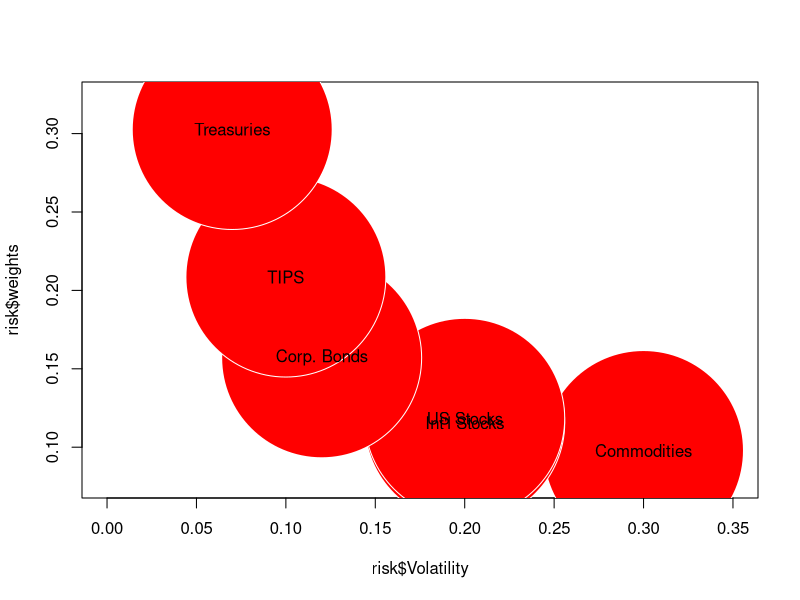
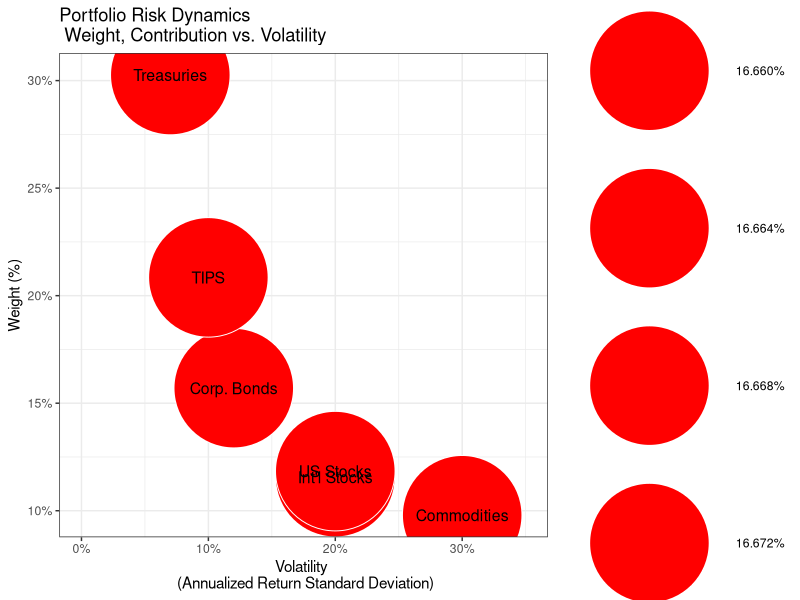

The R script that drew these images, in order:
input <- data.frame("treas" = 30.26, "tips" = 20.85, "corp" = 15.70, "us" = 
                      11.84, "intl" = 11.56, "commod" = 9.79)

Asset <- c("Commodities","Int'l Stocks","US Stocks","Corp. Bonds","TIPS","Treasuries"
)

Volatility <- c(0.3, .2, .2, .12, .1, .07)
volDF <- data.frame(Volatility)
rownames(volDF) <- Asset

correlations <- matrix(cbind(c(1, 0.15, 0.1, 0.2, 0.1, 0.1),
                             c(0.15, 1, 0.7, 0.35, 0.1, 0.1),
                             c(0.1, 0.7, 1, 0.35, 0.1, 0.1),
                             c(0.2, 0.35, 0.35, 1, 0.65, 0.6),
                             c(0.1, 0.1, 0.1, 0.65, 1, 0.95),
                             c(0.1, 0.1, 0.1, 0.6, 0.95, 1)), nrow = 6)

colnames(correlations) <- Asset
rownames(correlations) <- Asset

covariances <- correlations * (Volatility %*% t(Volatility))

axisLabels <- seq(0, 1.0, .05)

portfolioValue <- sum(input$commod, input$intl, input$us, input$corp, 
                      input$tips, input$treas)
  
weights <- c(input$commod, input$intl, input$us, input$corp, input$tips, 
             input$treas)/max(1, portfolioValue)
  
  
contributions <- weights * (covariances %*% weights)[,1]
contributions

portfolio_variance <- sum(contributions)
  
portfolio_std <- sqrt(portfolio_variance)
  
risk_contributions <- contributions/sum(contributions)    

risk <- data.frame(cbind(weights, Volatility, risk_contributions))
risk <- data.frame(cbind(risk, Asset))

symbols(risk$Volatility, risk$weights, circles=(.1*sqrt(contributions)), 
        fg="white", bg="red", xlim = c(0, .35))
text(risk$Volatility, risk$weights, risk$Asset, cex=1.)

library(ggplot2); library(scales)
ggplot(risk, aes(x = Volatility, y = weights, size = risk_contributions, 
                 label = Asset), guide = FALSE) + 
  geom_point(colour = "white", fill = "red", shape = 21)+ 
  scale_size_area(max_size = 40, name = "Risk Contribution", labels = percent) +  
  scale_x_continuous(name = "Volatility \n (Annualized Return Standard Deviation)", limits = c(0, .35), labels = percent) +
  scale_y_continuous(name = "Weight (%)", labels = percent) + 
  geom_text(size = 4) + theme_bw() +
  ggtitle("Portfolio Risk Dynamics \n Weight, Contribution vs. Volatility")